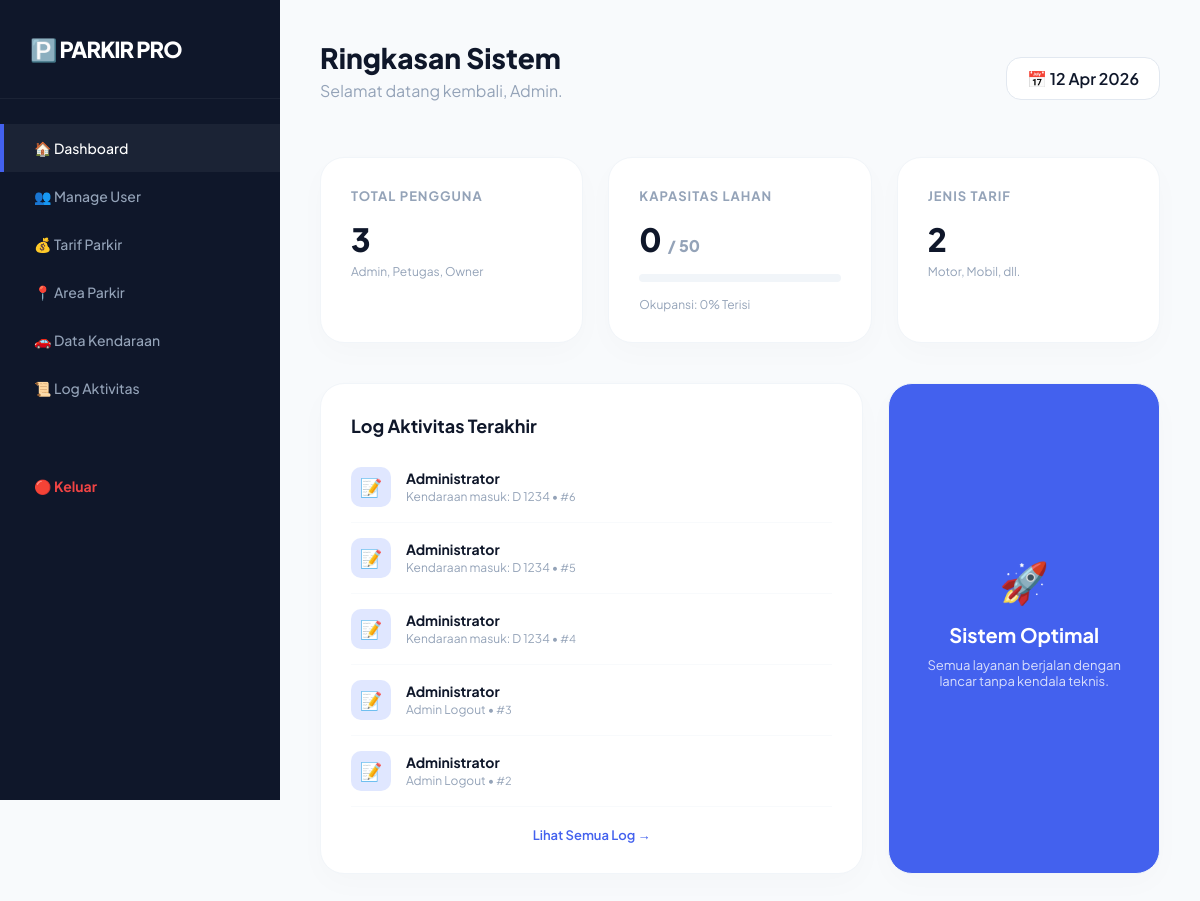
Screenshot of /dashboard_admin.php (signed in) with the database file from the repository.
### tables this page shows
CREATE TABLE `tb_log` (
  `id_log` int(11) NOT NULL,
  `id_user` int(11) DEFAULT NULL,
  `nama_user` varchar(100) DEFAULT NULL,
  `aktivitas` text DEFAULT NULL,
  `waktu` datetime DEFAULT current_timestamp()
);

### dashboard_admin.php (the view, shortened to what this page needs)
<?php
include 'koneksi.php';
$res_user = mysqli_fetch_assoc(mysqli_query($conn, "SELECT COUNT(*) as total FROM tb_user"));
$res_tarif = mysqli_fetch_assoc(mysqli_query($conn, "SELECT COUNT(*) as total FROM tb_tarif"));
$res_area = mysqli_fetch_assoc(mysqli_query($conn, "SELECT SUM(terisi) as t, SUM(kapasitas) as k FROM tb_area"));
$logs = mysqli_query($conn, "SELECT * FROM tb_log ORDER BY id_log DESC LIMIT 5");
$persen_parkir = ($res_area['k'] > 0) ? ($res_area['t'] / $res_area['k']) * 100 : 0;
?>
<!DOCTYPE html>
<html lang="id">
<head>
</head>
<body>
    <div class="sidebar">
        <div class="sidebar-brand">🅿️ PARKIR PRO</div>
        <ul class="sidebar-menu">
            <li><a href="admin_dashboard.php" class="active">🏠 Dashboard</a></li>
            <li><a href="manage_user.php">👥 Manage User</a></li>
            <li><a href="manage_tarif.php">💰 Tarif Parkir</a></li>
            <li><a href="manage_area.php">📍 Area Parkir</a></li>
            <li><a href="manage_kendaraan.php">🚗 Data Kendaraan</a></li>
            <li><a href="log_aktivitas.php">📜 Log Aktivitas</a></li>
            <li><a href="logout.php" class="btn-logout">🔴 Keluar</a></li>
        </ul>
    </div>
    <div class="main-content">
        <div class="header">
            <div>
                <h1>Ringkasan Sistem</h1>
                <p style="color: var(--gray); margin-top: 5px;">Selamat datang kembali, Admin.</p>
            </div>
            <div style="background: white; padding: 10px 20px; border-radius: 15px; font-weight: 600; border: 1px solid #e2e8f0;">
                📅 <?= date('d M Y'); ?>
            </div>
        </div>
        <div class="stats-grid">
            <div class="stat-card">
                <h3>Total Pengguna</h3>
                <div class="value"><?= $res_user['total']; ?></div>
                <p style="margin:0; font-size: 12px; color: var(--gray);">Admin, Petugas, Owner</p>
            </div>
            <div class="stat-card">
                <h3>Kapasitas Lahan</h3>
                <div class="value"><?= $res_area['t'] ?? 0; ?> <span style="font-size: 16px; color: var(--gray);">/ <?= $res_area['k'] ?? 0; ?></span></div>
                <div class="progress-container">
                </div>
                <p style="margin:0; font-size: 12px; color: var(--gray);">Okupansi: <?= round($persen_parkir); ?>% Terisi</p>
            </div>
            <div class="stat-card">
                <h3>Jenis Tarif</h3>
                <div class="value"><?= $res_tarif['total']; ?></div>
                <p style="margin:0; font-size: 12px; color: var(--gray);">Motor, Mobil, dll.</p>
            </div>
        </div>
        <div class="bottom-grid">
            <div class="card">
                <h2 style="font-size: 18px; margin-top: 0;">Log Aktivitas Terakhir</h2>
                <?php while($l = mysqli_fetch_assoc($logs)): ?>
                <div class="log-item">
                    <div class="log-icon">📝</div>
                    <div class="log-info">
                        <h4><?= $l['nama_user']; ?></h4>
                        <p><?= $l['aktivitas']; ?> &bull; <span style="font-size: 11px;">#<?= $l['id_log']; ?></span></p>
                    </div>
                </div>
                <?php endwhile; ?>
                <a href="log_aktivitas.php" style="display: block; text-align: center; margin-top: 20px; font-size: 13px; color: var(--primary); text-decoration: none; font-weight: 600;">Lihat Semua Log →</a>
            </div>
            <div class="card" style="background: var(--primary); color: white; display: flex; flex-direction: column; justify-content: center; align-items: center; text-align: center;">
                <div style="font-size: 40px; margin-bottom: 15px;">🚀</div>
                <h3 style="margin: 0; font-size: 20px;">Sistem Optimal</h3>
                <p style="opacity: 0.8; font-size: 13px; margin-top: 10px;">Semua layanan berjalan dengan lancar tanpa kendala teknis.</p>
            </div>
        </div>
    </div>
</body>
</html>

### dashboard_admin.php (style rules this page uses)
:root { --primary: #4361ee; --secondary: #3f37c9; --dark: #0f172a; --bg: #f8fafc; --white: #ffffff; --gray: #94a3b8; }
body { margin: 0; font-family: 'Plus Jakarta Sans', sans-serif; background: var(--bg); color: var(--dark); display: flex; }
.sidebar { width: 280px; height: 100vh; background: var(--dark); color: white; position: fixed; transition: all 0.3s; }
.sidebar-brand { padding: 35px 30px; font-size: 22px; font-weight: 800; letter-spacing: -1px; color: var(--white); border-bottom: 1px solid rgba(255,255,255,0.05); }
.sidebar-menu { list-style: none; padding: 25px 0; margin: 0; }
.sidebar-menu li a { padding: 15px 30px; display: flex; align-items: center; color: #94a3b8; text-decoration: none; font-size: 14px; font-weight: 500; transition: 0.3s; border-left: 4px solid transparent; }
.sidebar-menu li a:hover, .sidebar-menu li a.active { color: white; background: rgba(255,255,255,0.05); border-left: 4px solid var(--primary); }
.main-content { margin-left: 280px; width: calc(100% - 280px); padding: 40px; box-sizing: border-box; }
.header { display: flex; justify-content: space-between; align-items: center; margin-bottom: 40px; }
.header h1 { font-size: 28px; font-weight: 800; margin: 0; }
.stats-grid { display: grid; grid-template-columns: repeat(auto-fit, minmax(240px, 1fr)); gap: 25px; margin-bottom: 40px; }
.stat-card { background: var(--white); padding: 30px; border-radius: 24px; box-shadow: 0 10px 30px rgba(0,0,0,0.02); border: 1px solid #f1f5f9; }
.stat-card h3 { font-size: 13px; color: var(--gray); text-transform: uppercase; margin: 0; letter-spacing: 1px; }
.stat-card .value { font-size: 32px; font-weight: 800; margin: 15px 0 5px 0; }
.progress-container { width: 100%; height: 8px; background: #f1f5f9; border-radius: 10px; margin: 15px 0; overflow: hidden; }
.bottom-grid { display: grid; grid-template-columns: 2fr 1fr; gap: 25px; }
.card { background: var(--white); padding: 30px; border-radius: 24px; box-shadow: 0 10px 30px rgba(0,0,0,0.02); border: 1px solid #f1f5f9; }
.log-item { display: flex; align-items: center; padding: 15px 0; border-bottom: 1px solid #f8fafc; }
.log-icon { width: 40px; height: 40px; background: #e0e7ff; border-radius: 10px; display: flex; align-items: center; justify-content: center; margin-right: 15px; font-size: 18px; }
.log-info h4 { margin: 0; font-size: 14px; font-weight: 700; }
.log-info p { margin: 2px 0 0; font-size: 12px; color: var(--gray); }
.btn-logout { color: #ef4444 !important; margin-top: 50px; font-weight: 700 !important; }

### rows the page displays
tb_log: nama_user "Administrator", aktivitas "Kendaraan masuk: D 1234", id_log "6"
tb_log: nama_user "Administrator", aktivitas "Kendaraan masuk: D 1234", id_log "5"
tb_log: nama_user "Administrator", aktivitas "Kendaraan masuk: D 1234", id_log "4"
tb_log: nama_user "Administrator", aktivitas "Admin Logout", id_log "3"
tb_log: nama_user "Administrator", aktivitas "Admin Logout", id_log "2"

### other values shown
$res_user['total'] "3"
$res_area['t'] "0"
$res_area['k'] "50"
$persen_parkir "0"
$res_tarif['total'] "2"
